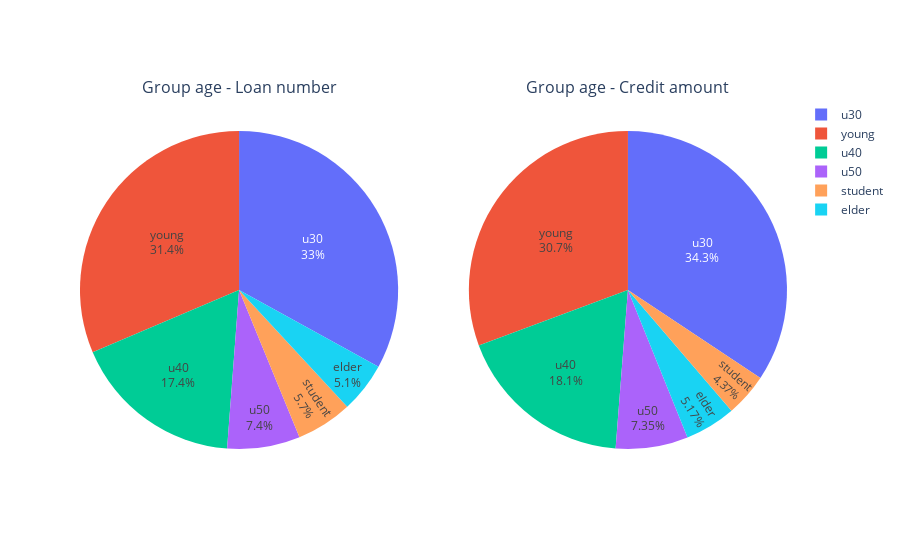

Notebook code cell kept with this figure:
### Code cell
# Tạo subplot với 1 hàng và 2 cột
fig = make_subplots(
    rows=1, cols=2, 
    subplot_titles=('Group age - Loan number', 'Group age - Credit amount'), 
    specs=[[{'type':'domain'}, {'type':'domain'}]])

# Tạo biểu đồ pie đầu tiên
fig1 = px.pie(
    df, 
    values=y1, 
    names=x)
fig.add_trace(fig1.data[0], 1, 1)

# Tạo biểu đồ pie thứ hai
fig2 = px.pie(
    df, 
    values=y2, 
    names=x)
fig.add_trace(fig2.data[0], 1, 2)

# Cập nhật vị trí và thông tin của text
fig.update_traces(textposition='inside', textinfo='percent+label')

fig.show()

### Figure 1 — Plotly figure (JSON) as saved in the notebook; plotly's stock layout.template omitted (floating-point values rounded to 4 significant figures)
{"data": [{"domain": {"x": [0, 0.45], "y": [0, 1]}, "hovertemplate": "label=%{label}<br>value=%{value}<extra></extra>", "labels": ["u30", "young", "u40", "u50", "student", "elder"], "legendgroup": "", "name": "", "showlegend": true, "textinfo": "percent+label", "textposition": "inside", "type": "pie", "values": [330, 314, 174, 74, 57, 51]}, {"domain": {"x": [0.55, 1], "y": [0, 1]}, "hovertemplate": "label=%{label}<br>value=%{value}<extra></extra>", "labels": ["u30", "young", "u40", "u50", "student", "elder"], "legendgroup": "", "name": "", "showlegend": true, "textinfo": "percent+label", "textposition": "inside", "type": "pie", "values": [1123406, 1002945, 592297, 240380, 143070, 169160]}], "layout": {"annotations": [{"font": {"size": 16}, "showarrow": false, "text": "Group age - Loan number", "x": 0.225, "xanchor": "center", "xref": "paper", "y": 1, "yanchor": "bottom", "yref": "paper"}, {"font": {"size": 16}, "showarrow": false, "text": "Group age - Credit amount", "x": 0.775, "xanchor": "center", "xref": "paper", "y": 1, "yanchor": "bottom", "yref": "paper"}]}}
